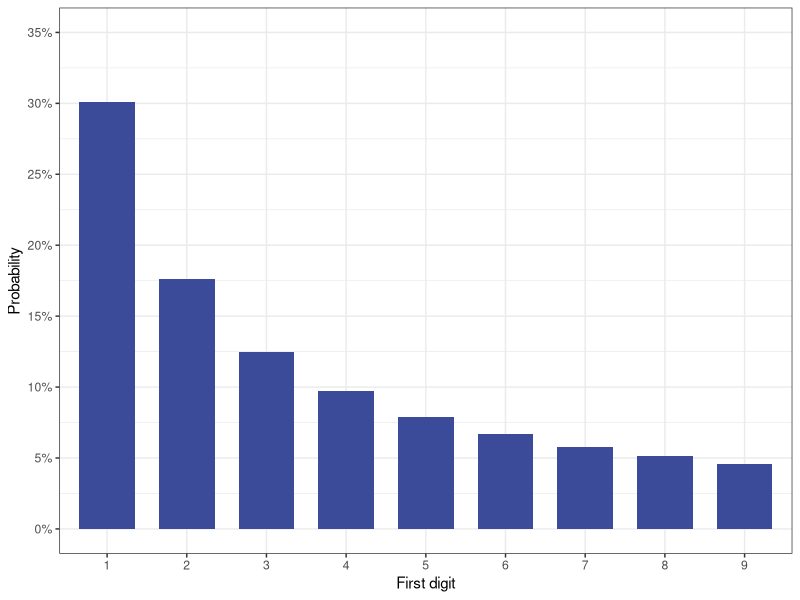
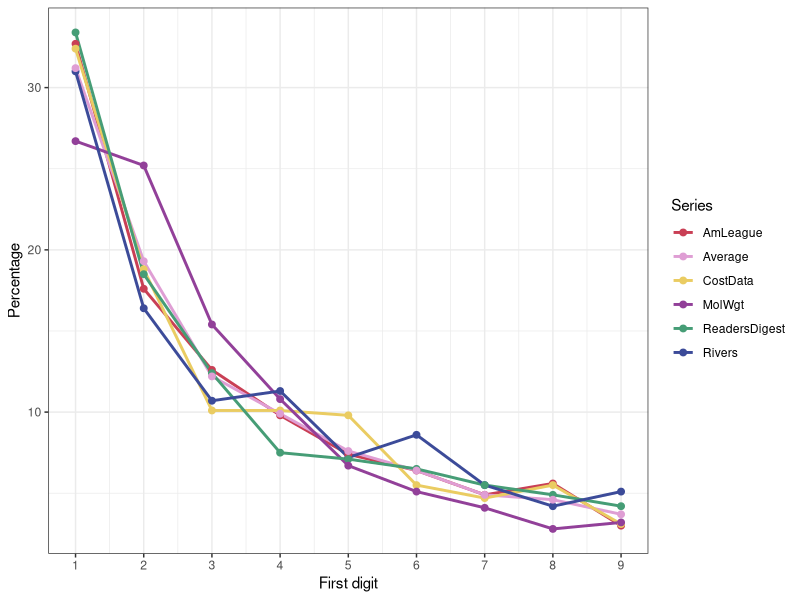
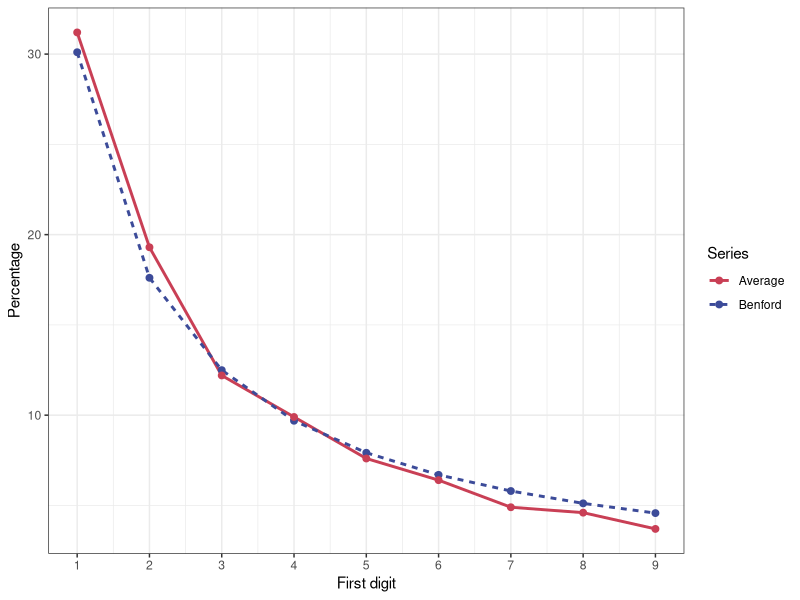
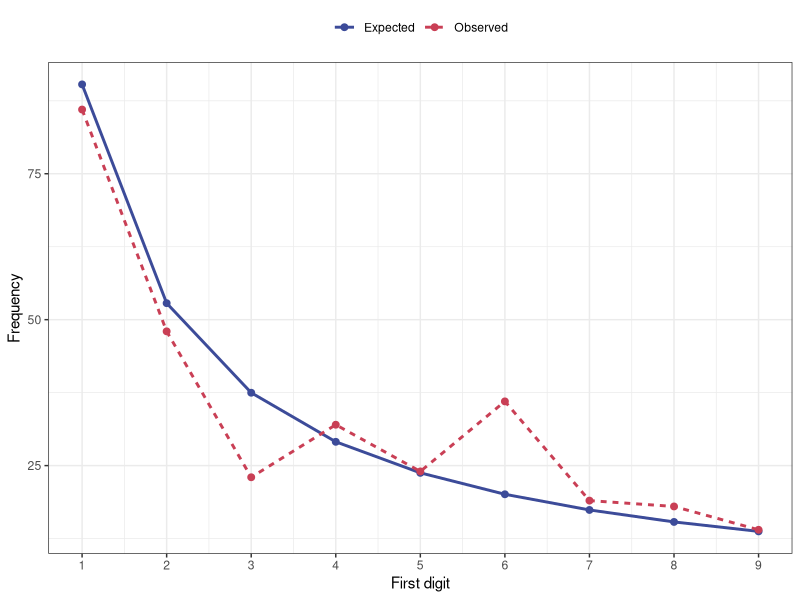
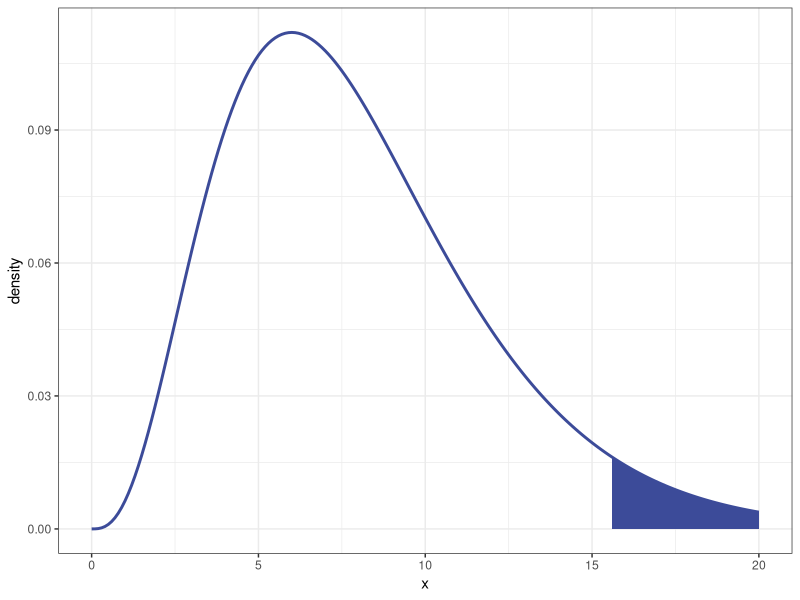
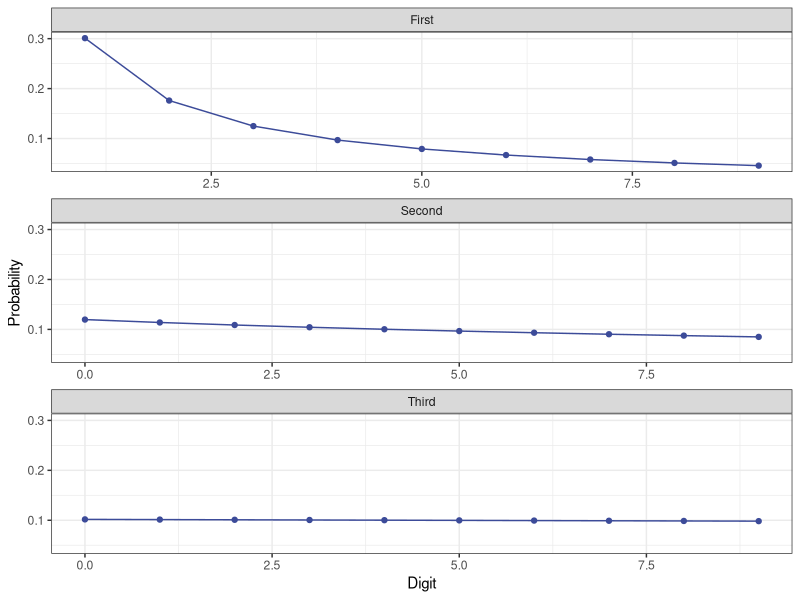

Recreate these plots in R, in order.
## ---- chunk 1
library(ggplot2) # Data visualization
# library(aicpa)           # Contains US SteamCo data
# library(car)             # Companion to Applied Regression
library(gridExtra) # Arrange multiple grid-based plots
library(tidyr) # Data tidying (reshape and transform)
library(tidyverse)
# library(corrplot)        # Correlation matrix visualization
library(lmtest) # Diagnostic tests for linear models
# library(latex2exp)       # Use LaTeX expressions in plots
# library(scales)
ada_colour <- function(name) {
  palette <- c(
    blue = "#3c4b99",
    mediumblue = "#6098d2",
    lightblue = "#62b8e7",
    red = "#c93f55",
    yellow = "#eacc62",
    green = "#469d76",
    purple = "#924099",
    lightpurple = "#df9ed4",
    blue50 = "#d3d8ef",
    lightpink = "#e36877"
  )
  unname(palette[[name]])
}
theme_set(ggplot2::theme_bw())
## ---- chunk 2
# Hypothesized population proportions from the base year
p <- c(0.40, 0.16, 0.44)
## ---- chunk 3
# Observed frequencies from the follow-up study
observed <- c(15, 12, 13)

# Sample size
n <- sum(observed)
## ---- chunk 4
# Expected frequencies
(expected <- n * p)
## ---- chunk 5
# Chi-square test statistic (manual calculation)
(chi_sq <- sum((observed - expected)^2 / expected))
## ---- chunk 6
# Degrees of freedom
(df <- length(observed) - 1)

# Critical value for alpha = 0.05
alpha <- 0.05
(critical_value <- qchisq(1 - alpha, df))
## ---- chunk 7
(p_value <- pchisq(chi_sq, df, lower.tail = FALSE))
## ---- chunk 8
chisq.test(x = observed, p = p)
## ---- chunk 9
# Benford probabilities
digits <- 1:9
probabilities <- log10((digits + 1) / digits)

# Data frame
benford <- data.frame(
  Digit = factor(digits, levels = digits),
  Probability = probabilities
)

# Figure
benford_plot <- ggplot(benford, aes(x = Digit, y = Probability)) +
  geom_col(fill = ada_colour("blue"), width = 0.7) +
  scale_y_continuous(
    limits = c(0, 0.35),
    breaks = seq(0, 0.35, by = 0.05),
    labels = scales::percent_format(accuracy = 1)
  ) +
  labs(
    x = "First digit",
    y = "Probability"
  ) # +
# ggplot2::theme_bw() is set globally for ADA figures

benford_plot
## ---- chunk 10
library(tidyverse)

df <- tribble(
  ~Digit, ~Rivers, ~AmLeague, ~CostData, ~ReadersDigest, ~MolWgt, ~Average,
  1, 31.0, 32.7, 32.4, 33.4, 26.7, 31.2,
  2, 16.4, 17.6, 18.8, 18.5, 25.2, 19.3,
  3, 10.7, 12.6, 10.1, 12.4, 15.4, 12.2,
  4, 11.3, 9.8, 10.1, 7.5, 10.8, 9.9,
  5, 7.2, 7.4, 9.8, 7.1, 6.7, 7.6,
  6, 8.6, 6.4, 5.5, 6.5, 5.1, 6.4,
  7, 5.5, 4.9, 4.7, 5.5, 4.1, 4.9,
  8, 4.2, 5.6, 5.5, 4.9, 2.8, 4.6,
  9, 5.1, 3.0, 3.1, 4.2, 3.2, 3.7
)

df_long <- pivot_longer(
  df,
  -Digit,
  names_to = "Series",
  values_to = "Percentage"
)

benford_examples_plot <- ggplot(
  df_long,
  aes(
    x = Digit,
    y = Percentage,
    color = Series
  )
) +
  ggplot2::theme_bw() +
  geom_line(linewidth = 1) +
  geom_point(size = 2) +
  scale_color_manual(values = c(
    "Rivers" = ada_colour("blue"),
    "AmLeague" = ada_colour("red"),
    "CostData" = ada_colour("yellow"),
    "ReadersDigest" = ada_colour("green"),
    "MolWgt" = ada_colour("purple"),
    "Average" = ada_colour("lightpurple")
  )) +
  scale_x_continuous(breaks = 1:9) +
  labs(
    x = "First digit",
    y = "Percentage"
  )

benford_examples_plot
## ---- chunk 11
# Benford probabilities (%)
benford <- 100 * probabilities

# Average from the table
average <- c(31.2, 19.3, 12.2, 9.9, 7.6, 6.4, 4.9, 4.6, 3.7)

# Data frame
df <- data.frame(
  Digit = rep(digits, 2),
  Percentage = c(benford, average),
  Series = rep(c("Benford", "Average"), each = 9)
)

# Plot
benford_average_plot <- ggplot(
  df,
  aes(
    x = Digit,
    y = Percentage,
    color = Series,
    linetype = Series
  )
) +
  ggplot2::theme_bw() +
  geom_line(linewidth = 1) +
  geom_point(size = 2) +
  scale_color_manual(values = c(
    "Benford" = ada_colour("blue"),
    "Average" = ada_colour("red")
  )) +
  scale_x_continuous(breaks = 1:9) +
  labs(
    x = "First digit",
    y = "Percentage"
  )

benford_average_plot
## ---- chunk 12
# Benford probabilities (%)
inv_expected <- 300 * probabilities

# Observed frequencies inventories
inv_observed <- c(86, 48, 23, 32, 24, 36, 19, 18, 14)

# Data frame
df_inv <- data.frame(
  Digit = rep(digits, 2),
  Frequency = c(inv_expected, inv_observed),
  Series = rep(c("Expected", "Observed"), each = 9)
)

# Plot
inv_plot <- ggplot(
  df_inv,
  aes(
    x = Digit,
    y = Frequency,
    color = Series,
    linetype = Series
  )
) +
  ggplot2::theme_bw() +
  geom_line(linewidth = 1) +
  geom_point(size = 2) +
  scale_color_manual(values = c(
    "Expected" = ada_colour("blue"),
    "Observed" = ada_colour("red")
  )) +
  scale_x_continuous(breaks = 1:9) +
  theme(legend.position = "top") +
  guides(color = guide_legend(title = NULL), linetype = guide_legend(title = NULL)) + # Remove legend titles
  labs(
    x = "First digit",
    y = "Frequency"
  )

inv_plot
## ---- chunk 13
# Expected
round(inv_expected, 2)
## ---- chunk 14
# Obs - Exp squared
round((inv_observed - inv_expected)^2, 2)
## ---- chunk 15
# Obs - Exp squared divided by expected
round(((inv_observed - inv_expected)^2 / inv_expected), 2)
sum(round(((inv_observed - inv_expected)^2 / inv_expected), 2))
## ---- chunk 16
# Parameters
df <- 8 # Degrees of freedom
x <- seq(0, 20, by = 0.1) # Range of x values
tail_start <- 15.51 # Starting point for the shaded tail

# Create a data frame for the $\chi^2$-distribution
data <- data.frame(
  x = x,
  y = dchisq(x, df = df)
)

# Create the plot
chisq_plot <- ggplot(data, aes(x = x, y = y)) +
  geom_line(color = ada_colour("blue"), size = 1) +
  geom_area(
    data = subset(data, x >= tail_start),
    aes(x = x, y = y),
    fill = ada_colour("blue"),
    alpha = 1
  ) +
  labs(x = "x", y = "density")

chisq_plot
## ---- chunk 17
chisq.test(x = inv_observed, p = probabilities)
## ---- chunk 18
# First digit probabilities
first_digit <- data.frame(
  digit = 1:9,
  probability = log10(1 + 1 / 1:9),
  position = "First"
)

# Second digit probabilities
second_digit <- data.frame(
  digit = 0:9,
  probability = sapply(0:9, function(d) sum(log10(1 + 1 / (10 * 1:9 + d)))),
  position = "Second"
)

# Third digit probabilities
third_digit <- data.frame(
  digit = 0:9,
  probability = sapply(0:9, function(d) sum(log10(1 + 1 / (10 * 10:99 + d)))),
  position = "Third"
)

# Combine data
benford_data <- bind_rows(first_digit, second_digit, third_digit)

# Create line plots
benford_digit_plot <- ggplot(benford_data, aes(x = digit, y = probability, group = position)) +
  ggplot2::theme_bw() +
  geom_line(color = ada_colour("blue")) +
  geom_point(color = ada_colour("blue")) +
  facet_wrap(~position, ncol = 1, scales = "free_x") +
  labs(
    x = "Digit",
    y = "Probability"
  ) +
  theme(legend.position = "none")

benford_digit_plot
## ---- chunk 19
# The ordinary business-day baseline gives the expected mix of journal-entry
# types. The final two working days provide the observed counts for a focused
# period-end screen.
je_categories <- c(
  "Sales entries",
  "Purchase entries",
  "Cash receipts/payments",
  "Payroll entries",
  "Inventory and cost-of-sales entries",
  "Accruals and deferrals",
  "Reclassifications",
  "Manual adjustments"
)

je_baseline <- c(0.26, 0.22, 0.16, 0.07, 0.10, 0.08, 0.06, 0.05)
je_observed <- c(82, 74, 51, 24, 38, 63, 42, 46)
je_expected <- sum(je_observed) * je_baseline

je_summary <- data.frame(
  category = je_categories,
  observed = je_observed,
  baseline_probability = je_baseline,
  expected = je_expected,
  chi_square_component = (je_observed - je_expected)^2 / je_expected
)

je_summary

je_chi_square <- sum(je_summary$chi_square_component)
je_df <- length(je_categories) - 1
je_critical_value <- qchisq(0.95, df = je_df)
je_p_value <- pchisq(je_chi_square, df = je_df, lower.tail = FALSE)

c(
  chi_square = je_chi_square,
  degrees_of_freedom = je_df,
  critical_value = je_critical_value,
  p_value = je_p_value
)

chisq.test(x = je_observed, p = je_baseline)
